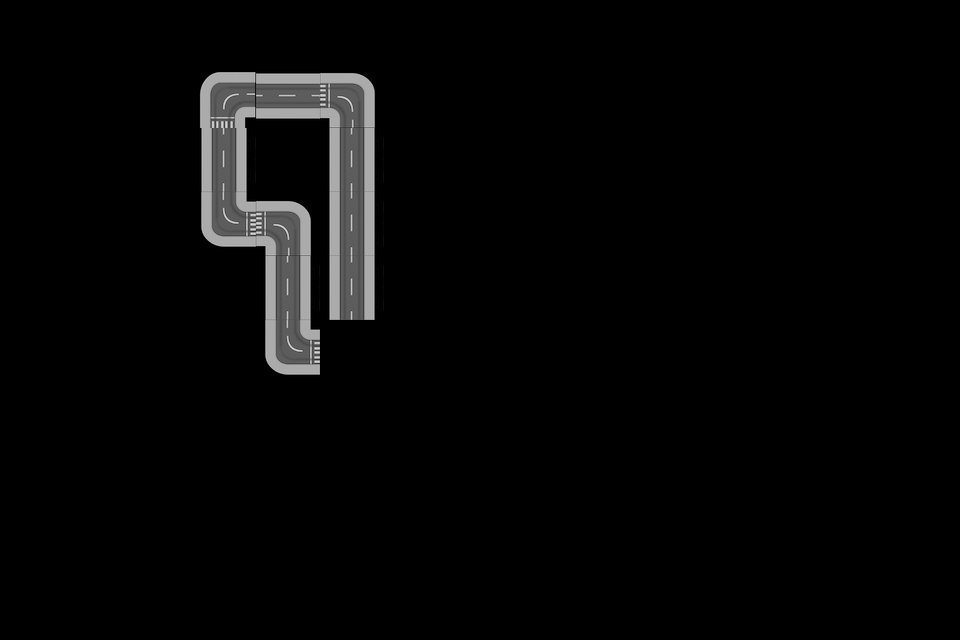

The image is a tile-based game level rendered from a .tmx file. Its description and complete source (layers, tilesets, objects, tile grids) follow:
An orthogonal 15x10 tile map with 64x64 px tiles, 1 tile layer (RoadTiles), 5 tilesets and 3 objects (train, flag, gem).

<map version="1.0" orientation="orthogonal" renderorder="right-down" width="15" height="10" tilewidth="64" tileheight="64" nextobjectid="15">
 <tileset firstgid="1" name="tracks" tilewidth="64" tileheight="64" tilecount="9" columns="3">
  <image source="tracks.png" width="192" height="192" />
 </tileset>
 <tileset firstgid="10" name="train64" tilewidth="64" tileheight="64" tilecount="12" columns="3">
  <image source="train64.png" width="192" height="256" />
 </tileset>
 <tileset firstgid="22" name="flags" tilewidth="64" tileheight="64" tilecount="4" columns="2">
  <image source="flags.png" width="128" height="128" />
 </tileset>
 <tileset firstgid="26" name="buttons" tilewidth="150" tileheight="48" tilecount="3" columns="1">
  <image source="buttons.png" width="150" height="144" />
 </tileset>
 <tileset firstgid="29" name="gems2" tilewidth="64" tileheight="64" tilecount="9" columns="3">
  <image source="gems2.png" width="192" height="192" />
 </tileset>
 <layer name="RoadTiles" width="15" height="10">
  <data encoding="csv">
0,0,0,0,0,0,0,0,0,0,0,0,0,0,0,
0,0,0,8,2,6,0,0,0,0,0,0,0,0,0,
0,0,0,1,0,1,0,0,0,0,0,0,0,0,0,
0,0,0,4,6,1,0,0,0,0,0,0,0,0,0,
0,0,0,0,1,1,0,0,0,0,0,0,0,0,0,
0,0,0,0,4,0,0,0,0,0,0,0,0,0,0,
0,0,0,0,0,0,0,0,0,0,0,0,0,0,0,
0,0,0,0,0,0,0,0,0,0,0,0,0,0,0,
0,0,0,0,0,0,0,0,0,0,0,0,0,0,0,
0,0,0,0,0,0,0,0,0,0,0,0,0,0,0
</data>
 </layer>
 <objectgroup name="Objects">
  <object id="8" name="train" type="train" gid="19" x="258" y="386" width="64" height="64">
   <properties>
    <property name="speed" value="1" />
    <property name="type" value="train" />
   </properties>
  </object>
  <object id="13" name="TimeFlag" type="flag" gid="22" x="313" y="318" width="64" height="64">
   <properties>
    <property name="final" value="true" />
    <property name="speed" value="0" />
    <property name="time" value="-8" />
   </properties>
  </object>
  <object id="14" name="Gem2x" type="gem" gid="31" x="320" y="192" width="64" height="64">
   <properties>
    <property name="multiplier" value="2" />
   </properties>
  </object>
 </objectgroup>
</map>
